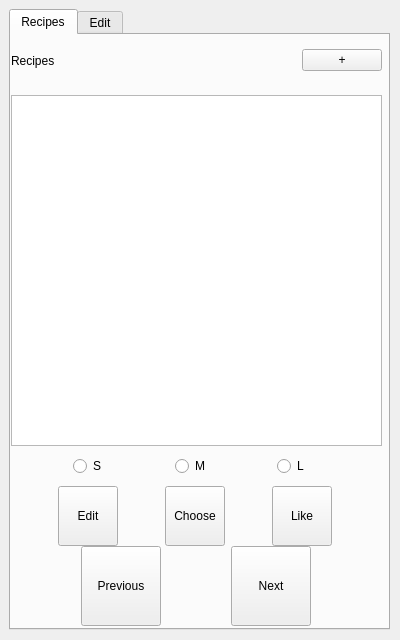
<?xml version="1.0" encoding="UTF-8"?>
<ui version="4.0">
 <class>MainWindow</class>
 <widget class="QMainWindow" name="MainWindow">
  <property name="geometry">
   <rect>
    <x>0</x>
    <y>0</y>
    <width>400</width>
    <height>640</height>
   </rect>
  </property>
  <property name="windowTitle">
   <string>MainWindow</string>
  </property>
  <widget class="QWidget" name="centralwidget">
   <widget class="QTabWidget" name="menu">
    <property name="geometry">
     <rect>
      <x>9</x>
      <y>9</y>
      <width>381</width>
      <height>621</height>
     </rect>
    </property>
    <property name="currentIndex">
     <number>0</number>
    </property>
    <widget class="QWidget" name="recipes">
     <attribute name="title">
      <string>Recipes</string>
     </attribute>
     <widget class="QWidget" name="layoutWidget">
      <property name="geometry">
       <rect>
        <x>0</x>
        <y>0</y>
        <width>371</width>
        <height>51</height>
       </rect>
      </property>
      <layout class="QHBoxLayout" name="horizontalLayout">
       <item>
        <widget class="QLabel" name="tabName">
         <property name="text">
          <string>Recipes</string>
         </property>
        </widget>
       </item>
       <item>
        <spacer name="horizontalSpacer">
         <property name="orientation">
          <enum>Qt::Horizontal</enum>
         </property>
         <property name="sizeHint" stdset="0">
          <size>
           <width>40</width>
           <height>20</height>
          </size>
         </property>
        </spacer>
       </item>
       <item>
        <widget class="QPushButton" name="newCoffeeCup">
         <property name="text">
          <string>+</string>
         </property>
        </widget>
       </item>
      </layout>
     </widget>
     <widget class="QWidget" name="">
      <property name="geometry">
       <rect>
        <x>0</x>
        <y>60</y>
        <width>371</width>
        <height>531</height>
       </rect>
      </property>
      <layout class="QVBoxLayout" name="verticalLayout_2">
       <property name="spacing">
        <number>0</number>
       </property>
       <property name="sizeConstraint">
        <enum>QLayout::SetNoConstraint</enum>
       </property>
       <item>
        <widget class="QPlainTextEdit" name="description"/>
       </item>
       <item>
        <layout class="QGridLayout" name="gridLayout">
         <property name="sizeConstraint">
          <enum>QLayout::SetNoConstraint</enum>
         </property>
         <property name="topMargin">
          <number>0</number>
         </property>
         <item row="0" column="0">
          <widget class="QRadioButton" name="small">
           <property name="minimumSize">
            <size>
             <width>40</width>
             <height>40</height>
            </size>
           </property>
           <property name="maximumSize">
            <size>
             <width>40</width>
             <height>40</height>
            </size>
           </property>
           <property name="text">
            <string>S</string>
           </property>
          </widget>
         </item>
         <item row="0" column="1">
          <widget class="QRadioButton" name="medium">
           <property name="minimumSize">
            <size>
             <width>40</width>
             <height>40</height>
            </size>
           </property>
           <property name="maximumSize">
            <size>
             <width>40</width>
             <height>40</height>
            </size>
           </property>
           <property name="text">
            <string>M</string>
           </property>
          </widget>
         </item>
         <item row="0" column="2">
          <widget class="QRadioButton" name="large">
           <property name="minimumSize">
            <size>
             <width>40</width>
             <height>40</height>
            </size>
           </property>
           <property name="maximumSize">
            <size>
             <width>40</width>
             <height>40</height>
            </size>
           </property>
           <property name="text">
            <string>L</string>
           </property>
          </widget>
         </item>
        </layout>
       </item>
       <item>
        <layout class="QGridLayout" name="gridLayout_2">
         <property name="sizeConstraint">
          <enum>QLayout::SetNoConstraint</enum>
         </property>
         <item row="0" column="0">
          <widget class="QPushButton" name="edit">
           <property name="minimumSize">
            <size>
             <width>60</width>
             <height>60</height>
            </size>
           </property>
           <property name="maximumSize">
            <size>
             <width>60</width>
             <height>60</height>
            </size>
           </property>
           <property name="text">
            <string>Edit</string>
           </property>
          </widget>
         </item>
         <item row="0" column="1">
          <widget class="QPushButton" name="choose">
           <property name="minimumSize">
            <size>
             <width>60</width>
             <height>60</height>
            </size>
           </property>
           <property name="maximumSize">
            <size>
             <width>60</width>
             <height>60</height>
            </size>
           </property>
           <property name="text">
            <string>Choose</string>
           </property>
          </widget>
         </item>
         <item row="0" column="2">
          <widget class="QPushButton" name="like">
           <property name="minimumSize">
            <size>
             <width>60</width>
             <height>60</height>
            </size>
           </property>
           <property name="maximumSize">
            <size>
             <width>60</width>
             <height>60</height>
            </size>
           </property>
           <property name="text">
            <string>Like</string>
           </property>
          </widget>
         </item>
        </layout>
       </item>
       <item>
        <layout class="QGridLayout" name="gridLayout_3">
         <item row="0" column="0">
          <widget class="QPushButton" name="previous">
           <property name="minimumSize">
            <size>
             <width>80</width>
             <height>80</height>
            </size>
           </property>
           <property name="maximumSize">
            <size>
             <width>80</width>
             <height>80</height>
            </size>
           </property>
           <property name="text">
            <string>Previous</string>
           </property>
          </widget>
         </item>
         <item row="0" column="1">
          <widget class="QPushButton" name="next">
           <property name="minimumSize">
            <size>
             <width>80</width>
             <height>80</height>
            </size>
           </property>
           <property name="maximumSize">
            <size>
             <width>80</width>
             <height>80</height>
            </size>
           </property>
           <property name="text">
            <string>Next</string>
           </property>
          </widget>
         </item>
        </layout>
       </item>
      </layout>
     </widget>
    </widget>
    <widget class="QWidget" name="editTab">
     <attribute name="title">
      <string>Edit</string>
     </attribute>
     <widget class="QPlainTextEdit" name="descriptionEditoer">
      <property name="geometry">
       <rect>
        <x>0</x>
        <y>279</y>
        <width>371</width>
        <height>281</height>
       </rect>
      </property>
      <property name="minimumSize">
       <size>
        <width>320</width>
        <height>200</height>
       </size>
      </property>
      <property name="maximumSize">
       <size>
        <width>1000</width>
        <height>1000</height>
       </size>
      </property>
     </widget>
     <widget class="QWidget" name="">
      <property name="geometry">
       <rect>
        <x>0</x>
        <y>570</y>
        <width>371</width>
        <height>21</height>
       </rect>
      </property>
      <layout class="QGridLayout" name="gridLayout_6">
       <item row="0" column="0">
        <widget class="QPushButton" name="saveCoffeeCup">
         <property name="text">
          <string>Save</string>
         </property>
        </widget>
       </item>
       <item row="0" column="1">
        <widget class="QPushButton" name="deleteCoffeeCup">
         <property name="text">
          <string>Delete</string>
         </property>
        </widget>
       </item>
      </layout>
     </widget>
     <widget class="QWidget" name="">
      <property name="geometry">
       <rect>
        <x>9</x>
        <y>9</y>
        <width>361</width>
        <height>51</height>
       </rect>
      </property>
      <layout class="QGridLayout" name="gridLayout_5">
       <item row="1" column="2">
        <widget class="QLabel" name="label">
         <property name="text">
          <string>Name:</string>
         </property>
        </widget>
       </item>
       <item row="1" column="3">
        <widget class="QLineEdit" name="name"/>
       </item>
      </layout>
     </widget>
     <widget class="QWidget" name="">
      <property name="geometry">
       <rect>
        <x>10</x>
        <y>80</y>
        <width>361</width>
        <height>161</height>
       </rect>
      </property>
      <layout class="QGridLayout" name="gridLayout_7">
       <item row="0" column="0">
        <widget class="QGroupBox" name="groupBox">
         <property name="title">
          <string>Roast level</string>
         </property>
         <widget class="QWidget" name="">
          <property name="geometry">
           <rect>
            <x>10</x>
            <y>20</y>
            <width>91</width>
            <height>131</height>
           </rect>
          </property>
          <layout class="QVBoxLayout" name="verticalLayout_5">
           <item>
            <widget class="QRadioButton" name="lightRoast">
             <property name="text">
              <string>light</string>
             </property>
            </widget>
           </item>
           <item>
            <widget class="QRadioButton" name="mediumRoast">
             <property name="text">
              <string>medium</string>
             </property>
            </widget>
           </item>
           <item>
            <widget class="QRadioButton" name="darkRoast">
             <property name="text">
              <string>dark</string>
             </property>
            </widget>
           </item>
          </layout>
         </widget>
        </widget>
       </item>
       <item row="0" column="1">
        <widget class="QGroupBox" name="groupBox_2">
         <property name="title">
          <string>Ground or bean</string>
         </property>
         <widget class="QWidget" name="">
          <property name="geometry">
           <rect>
            <x>10</x>
            <y>20</y>
            <width>91</width>
            <height>131</height>
           </rect>
          </property>
          <layout class="QVBoxLayout" name="verticalLayout_4">
           <item>
            <widget class="QRadioButton" name="ground">
             <property name="text">
              <string>Ground</string>
             </property>
            </widget>
           </item>
           <item>
            <widget class="QRadioButton" name="bean">
             <property name="text">
              <string>Bean</string>
             </property>
            </widget>
           </item>
          </layout>
         </widget>
        </widget>
       </item>
       <item row="0" column="2">
        <widget class="QGroupBox" name="groupBox_3">
         <property name="title">
          <string>Size</string>
         </property>
         <widget class="QWidget" name="">
          <property name="geometry">
           <rect>
            <x>10</x>
            <y>20</y>
            <width>91</width>
            <height>131</height>
           </rect>
          </property>
          <layout class="QVBoxLayout" name="verticalLayout_3">
           <item>
            <widget class="QRadioButton" name="smallSize">
             <property name="text">
              <string>Small</string>
             </property>
            </widget>
           </item>
           <item>
            <widget class="QRadioButton" name="mediumSize">
             <property name="text">
              <string>Medium</string>
             </property>
            </widget>
           </item>
           <item>
            <widget class="QRadioButton" name="largeSize">
             <property name="text">
              <string>Large</string>
             </property>
            </widget>
           </item>
          </layout>
         </widget>
        </widget>
       </item>
      </layout>
     </widget>
     <widget class="QWidget" name="">
      <property name="geometry">
       <rect>
        <x>150</x>
        <y>250</y>
        <width>80</width>
        <height>22</height>
       </rect>
      </property>
      <layout class="QGridLayout" name="gridLayout_4">
       <item row="1" column="2">
        <widget class="QLabel" name="label_2">
         <property name="text">
          <string>Price:</string>
         </property>
        </widget>
       </item>
       <item row="1" column="3">
        <widget class="QSpinBox" name="spinBox">
         <property name="minimum">
          <number>1</number>
         </property>
         <property name="maximum">
          <number>1000</number>
         </property>
        </widget>
       </item>
      </layout>
     </widget>
    </widget>
   </widget>
  </widget>
 </widget>
 <resources/>
 <connections/>
</ui>
